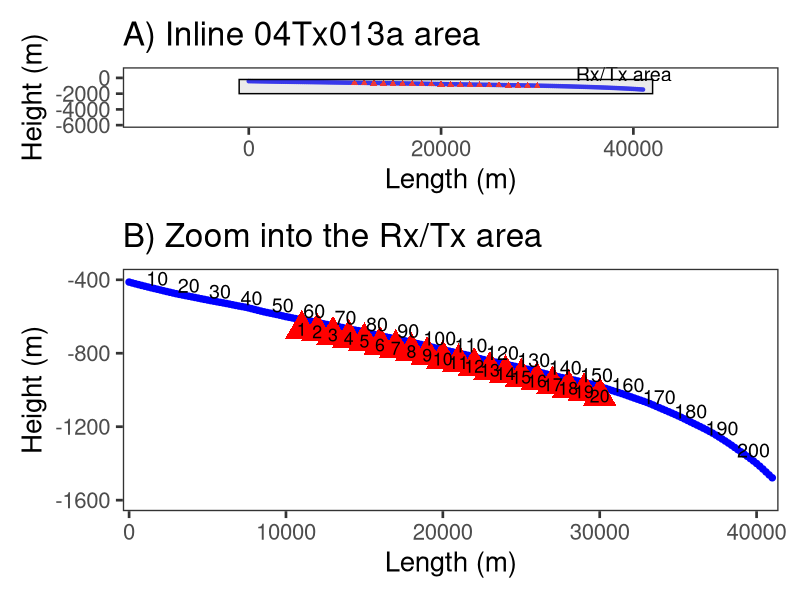

R code for this plot:
options(crayon.enabled=FALSE)
library(tidyverse) 
library(patchwork)
library(viridis)

# Load data 
read_csv("../data/tx.csv", progress=FALSE, show_col_types = FALSE) %>%
  as_tibble() %>% 
  mutate(tx=row_number())  -> tx

read_csv("../data/rx.csv", progress=FALSE, show_col_types = FALSE) %>%
  as_tibble() %>% 
  mutate(rx=row_number()) -> rx

read_csv("../data/initial_mesh.csv", progress=FALSE, show_col_types = FALSE) %>%
  as_tibble() -> initial_mesh

rx %>% select(id=rx, pos.x=Inline, pos.y=Z) -> recv
tx %>% select(id=tx, pos.x=Inline, pos.y=Z) -> trans

shapes <- c(20, 17)
names(shapes) <- c("Tx", "Rx")

initial_mesh %>% 
    mutate(rho=log(rho)) %>%
    ggplot() +
    geom_polygon(aes(group = triangles, x = Y, y = -Z), size=.01, fill="white", color="black") +
    # Plot Tx, Rx
    geom_point(data=trans, aes(x=pos.x, y=-pos.y, shape="Tx"), color="blue") + 
    geom_point(data=recv, aes(x=pos.x, y=-pos.y, shape="Rx"), color="red") +  
    scale_shape_manual(values=shapes) +
    labs(
      title="A) Inline 04Tx013a area", 
      y="Height (m)", x="Length (m)"
      ) +
    coord_cartesian(ylim=c(-6e3, 1000), xlim=c(-10e3, 52e3)) + 
    theme_bw(base_size=20) +
    theme(
      panel.grid.major = element_blank(), 
      panel.grid.minor = element_blank(),
      legend.position="none"
    ) -> a

a + 
geom_rect(data=tibble(), aes(xmin=-1e3, xmax=42e3, ymin=-200, ymax=-2e3), alpha=.3, color="black", fill="gray") +
geom_text(data=tibble(), aes(x=39e3, y=500, label="Rx/Tx area"), size=5) -> p.a

initial_mesh %>% 
    ggplot() +
    geom_polygon(aes(group = triangles, x = Y, y = -Z), size=.01, fill="white", color="grey50") +
    # Plot Tx, Rx
    geom_point(data=trans, aes(x=pos.x, y=-pos.y, shape="Tx"), color="blue", size=3) + 
    geom_point(data=recv, aes(x=pos.x, y=-pos.y, shape="Rx"), color="red", size=8) + 
    geom_text(data=recv, aes(x=pos.x, y=-pos.y, label=id), size=4.5) + 
    geom_text(data=trans %>% filter(id %in% c(seq(0,206, 10))), aes(x=pos.x, y=-pos.y+60, label=id), size=5) + 
    guides(shape = guide_legend(override.aes = list(colour = "black"))) + 
    scale_shape_manual(values=shapes) +
    labs(title="B) Zoom into the Rx/Tx area", y="Height (m)", x="Length (m)") +
#    xlim(0 - 12e3, 42e3 + 11e3) + ylim(-6e3, 0) + 
    coord_cartesian(
      ylim=c(-1.6e3, -400),
      xlim=c(1.5e3, 39.5e3)
    ) +
    theme_bw(base_size=20) +
    theme(
      panel.grid.major = element_blank(), 
      panel.grid.minor = element_blank(),
      legend.position="none"
    ) -> p.b

p.a + p.b + plot_layout(heights = c(1, 4), ncol=1) -> p 

ggsave(
  dpi = 100,
  filename="figure_2.png",
  plot = p,
  #path = "~/Documents/2022/CMP223/artigo_final/evaluation/images",
  path = "../images",
  width = 15,
  height = 10
)
